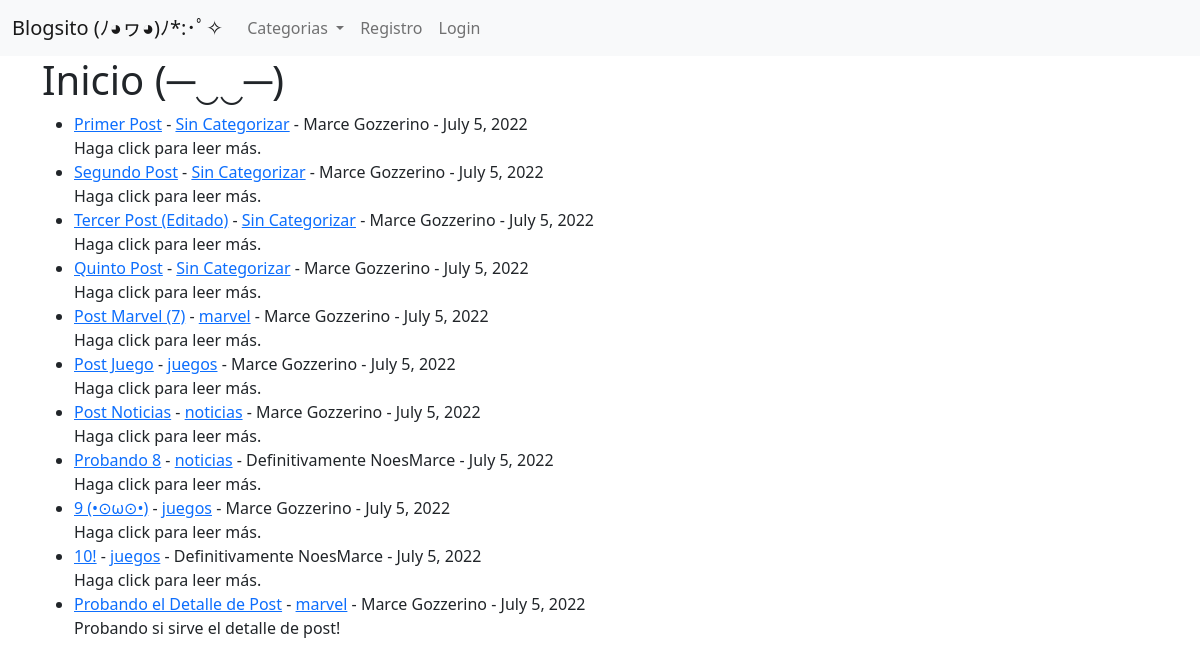
/, run on an earlier commit of the app's database.
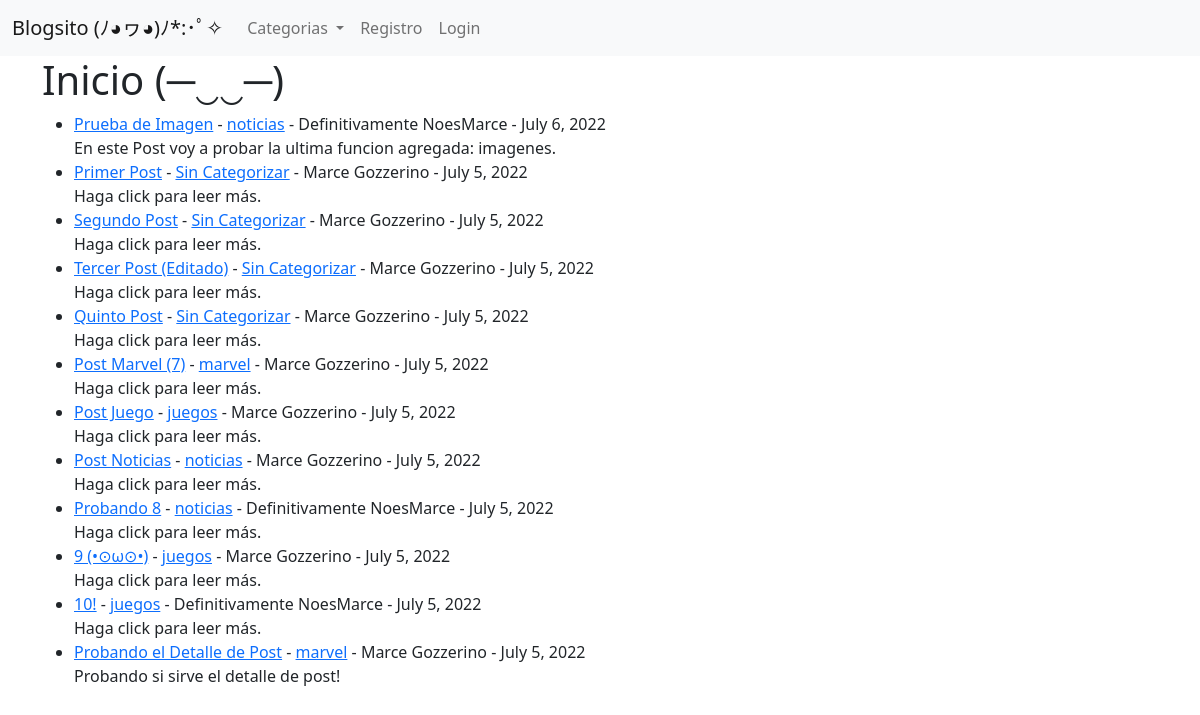
And on a later commit of the database.
### vlog/models.py (models this page shows, shortened)
class Post(models.Model):
    titulo = models.CharField(max_length=255)
    header_img = models.ImageField(upload_to="imagenes/",blank=True, null=True,)
    etiqueta = models.CharField(max_length=255)
    autor = models.ForeignKey(User, on_delete=models.CASCADE)
    cuerpo = RichTextField(blank=True, null=True)
    fecha = models.DateField(auto_now_add=True)
    categoria = models.CharField(max_length=255, default='Sin Categorizar')
    detalle = models.CharField(max_length=255)

### vlog/views.py (the view)
# urls.py: path('', HomeView.as_view(), name= "home"),   #No utilice '/' al ser innecesario segun el programa
class HomeView(ListView):
    model = Post
    template_name = 'home.html'
    ordering = ['-fecha']
    def get_context_data(self, *args, **kwargs):
        cat_menu = Categoria.objects.all()
        context = super(HomeView, self).get_context_data(*args, **kwargs)
        context["cat_menu"] = cat_menu
        return context

### vlog/models.py (called while the page is built)
    def __str__(self):
        return self.nombre

### vlog/templates/home.html (shortened to what this page needs)
{% extends 'base.html' %}
{% block content %}
<h1>Inicio (─‿‿─)</h1>
<ul>
{% for post in object_list %}
    <li><a href="{% url 'ArticuloDetallado' post.pk %}">{{ post.titulo }}</a>
        -
        <a href="{% url 'categoria' post.pk %}">{{ post.categoria }}</a> -
        {{ post.autor.first_name }}
        {{ post.autor.last_name }} - {{ post.fecha }}</br>
        {{ post.detalle }}</li>
{% endfor %}
</ul>
{% endblock %}

What changed in the data, as far as the page shows it:
added Post: titulo "Prueba de Imagen", categoria "noticias", autor.first_name "Definitivamente", autor.last_name "NoesMarce", fecha "July 6, 2022", detalle "En este Post voy a probar la ultima funcion agregada: imagenes."
